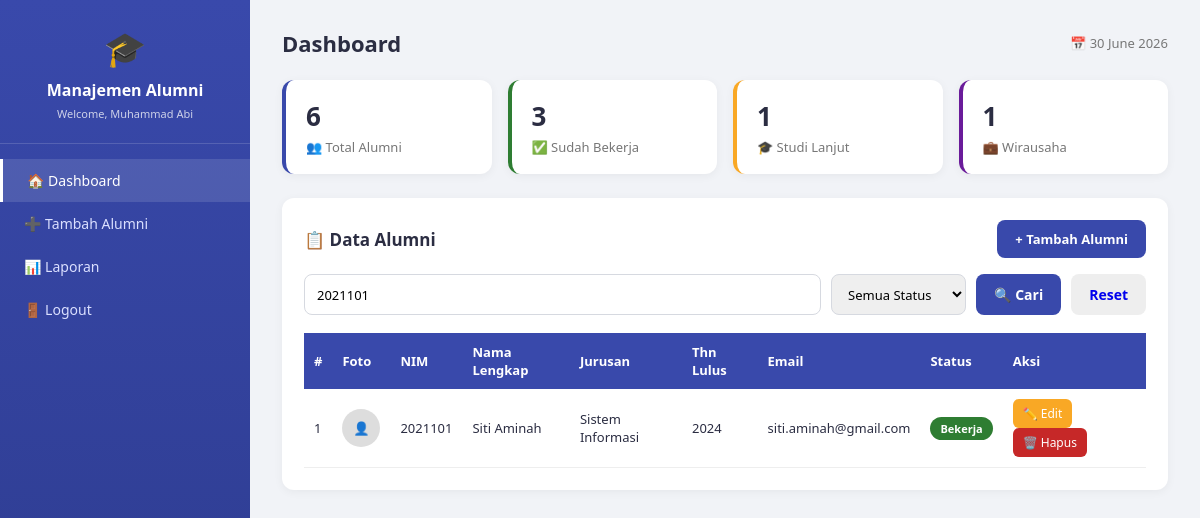
The app's page /view/alumni/dashboard.php?keyword=2021101 (signed in) with its own data.
### tables this page shows
CREATE TABLE IF NOT EXISTS alumni (
    id INT AUTO_INCREMENT PRIMARY KEY,
    nim VARCHAR(20) NOT NULL UNIQUE,
    nama_lengkap VARCHAR(100) NOT NULL,
    jurusan VARCHAR(100) NOT NULL,
    tahun_lulus YEAR NOT NULL,
    email VARCHAR(100) NOT NULL,
    no_telepon VARCHAR(20) NOT NULL,
    pekerjaan_saat_ini VARCHAR(100) DEFAULT '-',
    alamat TEXT,
    foto VARCHAR(255) DEFAULT NULL,
    status ENUM('Bekerja','Belum Bekerja','Wirausaha','Studi Lanjut') DEFAULT 'Belum Bekerja',
    created_at TIMESTAMP DEFAULT CURRENT_TIMESTAMP,
    updated_at TIMESTAMP DEFAULT CURRENT_TIMESTAMP ON UPDATE CURRENT_TIMESTAMP
);

### controller/AlumniController.php (called while the page is built, shortened)
<?php
require_once __DIR__ . '/../model/Alumni.php';
class AlumniController
{
    private $alumniModel;
    public function __construct()
    {
        $database = new Database();
        $db = $database->getConnection();
        $this->alumniModel = new Alumni($db);
    }
    public function getData($keyword = '', $status = '')
    {
        if (!empty($keyword) || !empty($status)) {
            return $this->alumniModel->search($keyword, $status);
        }
        return $this->alumniModel->getAll();
    }
    public function getStats()
    {
        return [
            'total' => $this->alumniModel->countAll(),
            'bekerja' => $this->alumniModel->countByStatus('Bekerja'),
            'belum_bekerja' => $this->alumniModel->countByStatus('Belum Bekerja'),
            'wirausaha' => $this->alumniModel->countByStatus('Wirausaha'),
            'studi_lanjut' => $this->alumniModel->countByStatus('Studi Lanjut'),
        ];
    }
}

### model/Model.php (called while the page is built, shortened)
<?php
abstract class Model
{
    public function __construct($db)
    {
        $this->conn = $db;
    }
}

### model/Alumni.php (called while the page is built, shortened)
<?php
require_once __DIR__ . '/Model.php';
class Alumni extends Model
{
    protected $table = "alumni";
    public function search($keyword = '', $status = '')
    {
        $sql = "SELECT * FROM {$this->table} WHERE
                (nim LIKE :keyword OR nama_lengkap LIKE :keyword OR jurusan LIKE :keyword OR email LIKE :keyword)";
        $sql .= " ORDER BY id DESC";
        $stmt = $this->conn->prepare($sql);
        $kw = "%" . $keyword . "%";
        $stmt->bindParam(':keyword', $kw);
        $stmt->execute();
        return $stmt->fetchAll(PDO::FETCH_ASSOC);
    }
    public function countAll()
    {
        return $this->conn->query("SELECT COUNT(*) AS total FROM {$this->table}")->fetch(PDO::FETCH_ASSOC)['total'];
    }
    public function countByStatus($status)
    {
        $stmt = $this->conn->prepare("SELECT COUNT(*) AS total FROM {$this->table} WHERE status = :status");
        $stmt->bindParam(':status', $status);
        $stmt->execute();
        return $stmt->fetch(PDO::FETCH_ASSOC)['total'];
    }
}

### view/alumni/dashboard.php (the view, shortened to what this page needs)
<?php
require_once __DIR__ . '/../../controller/AlumniController.php';
$controller = new AlumniController();
$keyword = trim($_GET['keyword'] ?? '');
$statusFilter = $_GET['status'] ?? '';
$data = $controller->getData($keyword, $statusFilter);
$stats = $controller->getStats();
function badgeClass($status) {
    return match ($status) {
        'Bekerja' => 'bekerja',
        'Belum Bekerja' => 'belum',
        'Wirausaha' => 'wirausaha',
        'Studi Lanjut' => 'studi',
        default => 'belum',
    };
}
?>
<!DOCTYPE html>
<html lang="id">
<head>
    <link rel="stylesheet" href="../../public/css/style.css">
</head>
<body>
<div class="layout">
    <?php include __DIR__ . '/../layout/sidebar.php'; ?>
    <div class="main-content">
        <div class="topbar">
            <h1>Dashboard</h1>
            <div class="date">📅 <?= date('d F Y') ?></div>
        </div>
        <div class="stat-grid">
            <div class="stat-card">
                <h4><?= $stats['total'] ?></h4>
                <p>👥 Total Alumni</p>
            </div>
            <div class="stat-card green">
                <h4><?= $stats['bekerja'] ?></h4>
                <p>✅ Sudah Bekerja</p>
            </div>
            <div class="stat-card yellow">
                <h4><?= $stats['studi_lanjut'] ?></h4>
                <p>🎓 Studi Lanjut</p>
            </div>
            <div class="stat-card purple">
                <h4><?= $stats['wirausaha'] ?></h4>
                <p>💼 Wirausaha</p>
            </div>
        </div>
        <div class="panel">
            <div class="panel-head">
                <h3>📋 Data Alumni</h3>
                <a href="tambah.php" class="btn-add">+ Tambah Alumni</a>
            </div>
            <form method="GET" class="search-bar" style="margin-bottom:18px;">
                <input type="text" name="keyword" placeholder="Cari NIM, nama, jurusan, email..." value="<?= htmlspecialchars($keyword) ?>" style="flex:1;min-width:200px;">
                <select name="status">
                    <option value="">Semua Status</option>
                </select>
                <button type="submit" class="btn btn-primary" style="width:auto;">🔍 Cari</button>
                <a href="dashboard.php" class="btn" style="background:#eee;width:auto;">Reset</a>
            </form>
            <div style="overflow-x:auto;">
            <table>
                <thead>
                <tr>
                    <th>#</th>
                    <th>Foto</th>
                    <th>NIM</th>
                    <th>Nama Lengkap</th>
                    <th>Jurusan</th>
                    <th>Thn Lulus</th>
                    <th>Email</th>
                    <th>Status</th>
                    <th>Aksi</th>
                </tr>
                </thead>
                <tbody>
                <?php if (empty($data)): ?>
                    <tr><td colspan="9" class="empty-state">Tidak ada data ditemukan</td></tr>
                <?php else: ?>
                    <?php foreach ($data as $i => $row): ?>
                        <tr>
                            <td><?= $i + 1 ?></td>
                            <td>
                                <?php if (!empty($row['foto'])): ?>
                                    <img src="../../public/uploads/<?= htmlspecialchars($row['foto']) ?>" class="foto-thumb">
                                <?php else: ?>
                                    <div class="foto-thumb" style="background:#ddd;display:flex;align-items:center;justify-content:center;">👤</div>
                                <?php endif; ?>
                            </td>
                            <td><?= htmlspecialchars($row['nim']) ?></td>
                            <td><?= htmlspecialchars($row['nama_lengkap']) ?></td>
                            <td><?= htmlspecialchars($row['jurusan']) ?></td>
                            <td><?= htmlspecialchars($row['tahun_lulus']) ?></td>
                            <td><?= htmlspecialchars($row['email']) ?></td>
                            <td><span class="badge <?= badgeClass($row['status']) ?>"><?= htmlspecialchars($row['status']) ?></span></td>
                            <td class="action-btns">
                                <a href="edit.php?id=<?= $row['id'] ?>" class="btn-edit">✏️ Edit</a>
                                <a href="dashboard.php?delete=<?= $row['id'] ?>" class="btn-delete" onclick="return confirm('Yakin ingin menghapus data ini?')">🗑️ Hapus</a>
                            </td>
                        </tr>
                    <?php endforeach; ?>
                <?php endif; ?>
                </tbody>
            </table>
            </div>
        </div>
    </div>
</div>
</body>
</html>

### public/css/style.css (style rules this page uses)
* { margin: 0; padding: 0; box-sizing: border-box; font-family: 'Segoe UI', Tahoma, sans-serif; }
body { background: #f1f3f7; color: #2b2d42; }
.btn { display: inline-block; border: none; cursor: pointer; padding: 11px 18px; border-radius: 8px; font-size: 14px; font-weight: 600; text-decoration: none; text-align: center; transition: 0.2s; }
.btn-primary { background: #3949ab; color: #fff; width: 100%; }
.layout { display: flex; min-height: 100vh; }
.main-content { flex: 1; padding: 28px 32px; overflow-x: auto; }
.topbar { display: flex; justify-content: space-between; align-items: center; margin-bottom: 22px; }
.topbar h1 { font-size: 22px; }
.topbar .date { font-size: 13px; color: #777; }
.stat-grid { display: grid; grid-template-columns: repeat(auto-fit, minmax(180px, 1fr)); gap: 16px; margin-bottom: 24px; }
.stat-card { background: #fff; border-radius: 12px; padding: 18px 20px; box-shadow: 0 2px 10px rgba(0,0,0,0.05); border-left: 4px solid #3949ab; }
.stat-card h4 { font-size: 26px; }
.stat-card p { font-size: 13px; color: #777; margin-top: 4px; }
.stat-card.green { border-color: #2e7d32; }
.stat-card.yellow { border-color: #f9a825; }
.stat-card.purple { border-color: #6a1b9a; }
.panel { background: #fff; border-radius: 12px; padding: 22px; box-shadow: 0 2px 10px rgba(0,0,0,0.05); margin-bottom: 22px; }
.panel-head { display: flex; justify-content: space-between; align-items: center; margin-bottom: 16px; flex-wrap: wrap; gap: 10px; }
.panel-head h3 { font-size: 17px; }
.search-bar { display: flex; gap: 10px; flex-wrap: wrap; }
.search-bar input, .search-bar select { padding: 9px 12px; border: 1px solid #d6d9e0; border-radius: 8px; font-size: 13px; }
table { width: 100%; border-collapse: collapse; font-size: 13px; }
table th { background: #3949ab; color: #fff; padding: 10px; text-align: left; }
table td { padding: 10px; border-bottom: 1px solid #eee; vertical-align: middle; }
.badge { padding: 4px 10px; border-radius: 20px; font-size: 11px; font-weight: 700; color: #fff; }
.badge.bekerja { background: #2e7d32; }
.action-btns a { display: inline-block; padding: 6px 10px; border-radius: 6px; font-size: 12px; text-decoration: none; margin-right: 4px; color: #fff; }
.btn-edit { background: #f9a825; }
.btn-delete { background: #c62828; }
.btn-add { background: #3949ab; color: #fff; padding: 10px 18px; border-radius: 8px; text-decoration: none; font-size: 13px; font-weight: 600; }
.foto-thumb { width: 38px; height: 38px; border-radius: 50%; object-fit: cover; }

### records on screen
alumni: nim "2021101", nama_lengkap "Siti Aminah", jurusan "Sistem Informasi", tahun_lulus "2024", email "siti.aminah@gmail.com", status "Bekerja"

### other values on screen
$_SESSION['nama_lengkap'] "Muhammad Abi"
$stats['total'] "6"
$stats['bekerja'] "3"
$stats['studi_lanjut'] "1"
$stats['wirausaha'] "1"
